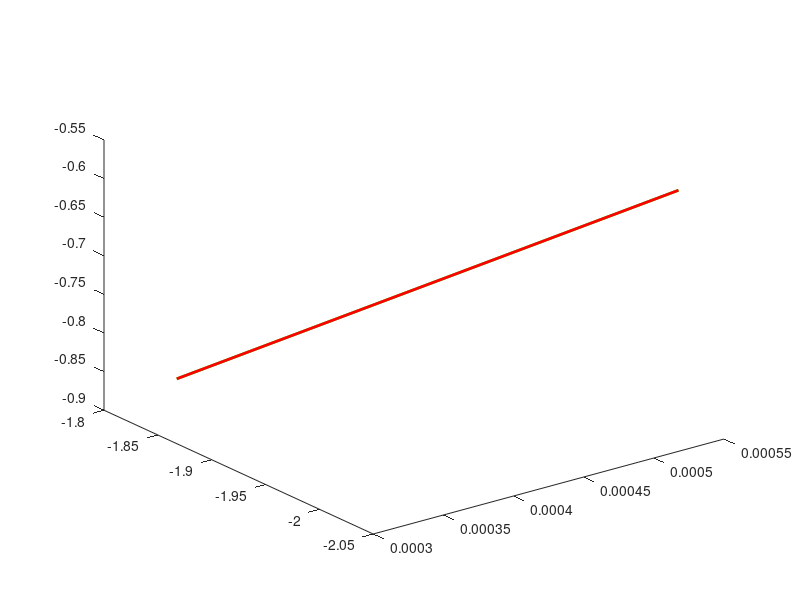

Write the MATLAB code that produced this figure. (Note: this script raises an error after producing the figure.)
clc;
clear;
%%机械臂末端轨迹%%%%%%%%%%%%%%%%%%%%%%%%%%%%%%%%%%%%%%%%%%%%
data = load('path0.txt');%z_record_pos7  meas_pred_res_time_4   tool_force_data
x = data(:,1);
y = data(:,2);
z = data(:,3);
dataB = load('pathB.txt');%z_record_pos7  meas_pred_res_time_4   tool_force_data
xB = dataB(:,1);
yB = dataB(:,2);
zB = dataB(:,3);
%d_time = diff(time);

%%画障碍物相关数据%%%%%%%%%%%%%%%%%%%%%%%%%%%%%%%%%%%%%%%%%%%%%%%%%%%%
originPoint1=[0.68,-0.11,0.];%%障碍物原点%%    中心[0.84,0.,0.215]
cuboidSize1=[0.32,0.22,0.377];%%障碍物长宽高
originPoint2=[0.6497,0.5677,0.];%%障碍物原点%%  中心[0.9897,0.6352,0.213]
cuboidSize2=[0.68,0.135,0.4257];%%障碍物长宽高
% %% 函数功能： 绘制长方体
% % 输入：
% %       originPoint：长方体的原点,行向量，如[0，0，0];
% %       cuboidSize：长方体的长宽高,行向量，如[10，20，30];
% % 输出：长方体图形
% %% 根据原点和尺寸，计算长方体的8个的顶点
% vertexIndex=[0 0 0;0 0 1;0 1 0;0 1 1;1 0 0;1 0 1;1 1 0;1 1 1];
% vertex=originPoint+vertexIndex.*cuboidSize;
% %% 定义6个平面分别对应的顶点
% facet=[1 2 4 3;1 2 6 5;1 3 7 5;2 4 8 6;3 4 8 7;5 6 8 7];
% %% 定义8个顶点的颜色，绘制的平面颜色根据顶点的颜色进行插补
% color=[1;2;3;4;5;6;7;8];
% %%%%%%%%%%%%%%%%%%%%%%%%%%%%%%%%%%%%%%%%%%%%%%%%%%%%%%%%%%%

figure(1)
plot3(x,y,z,'g','LineWidth',2)
hold on
plot3(xB,yB,zB,'r','LineWidth',2)
hold on
PlotObstacle(originPoint1,cuboidSize1)
hold on
PlotObstacle(originPoint2,cuboidSize2)
grid on
xlabel('X');
ylabel('Y');
zlabel('Z');
axis([0.2 1.5 -1.2 1.2 -0.1 1.2]);
